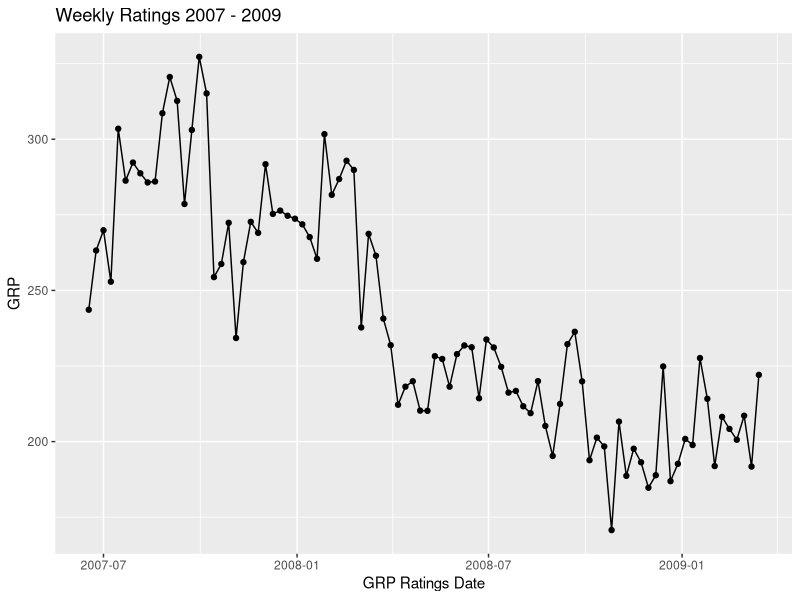
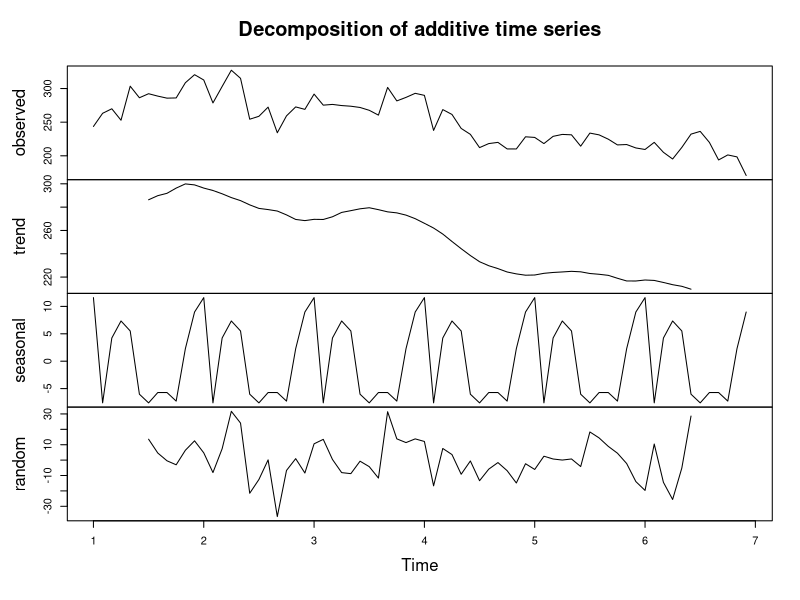
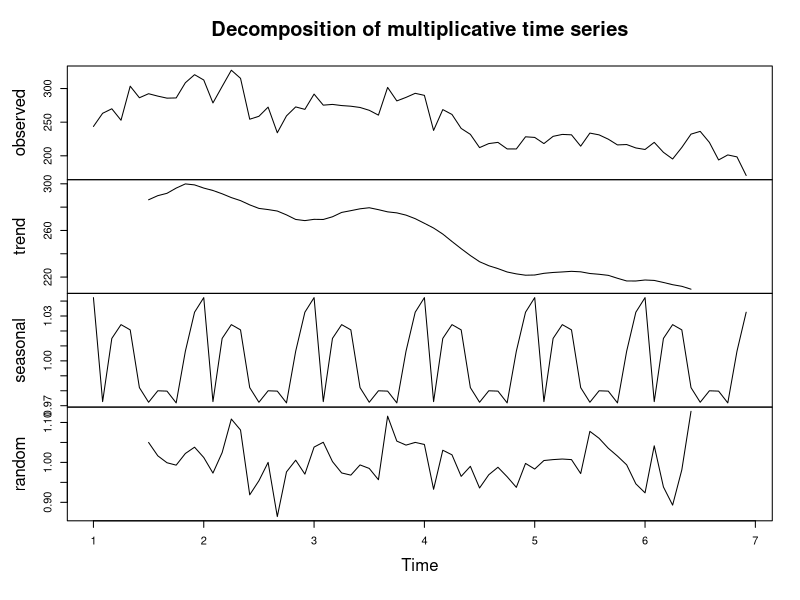
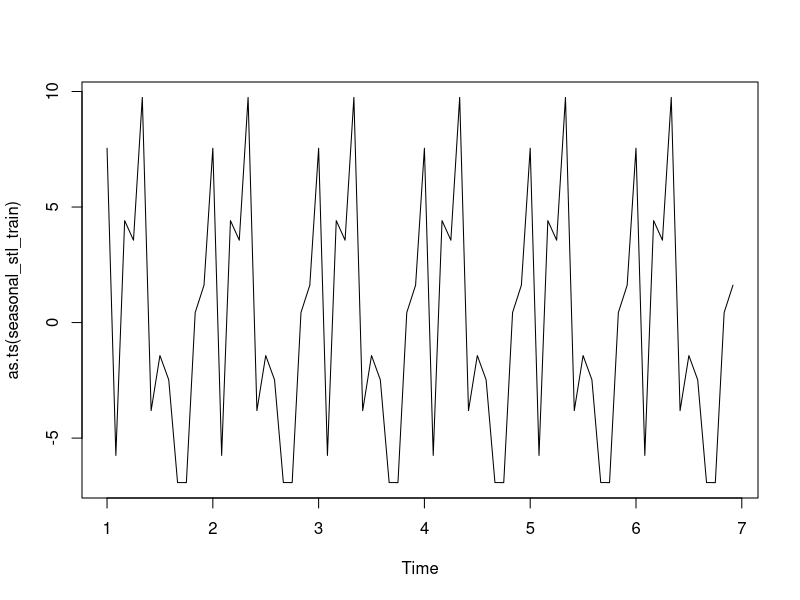
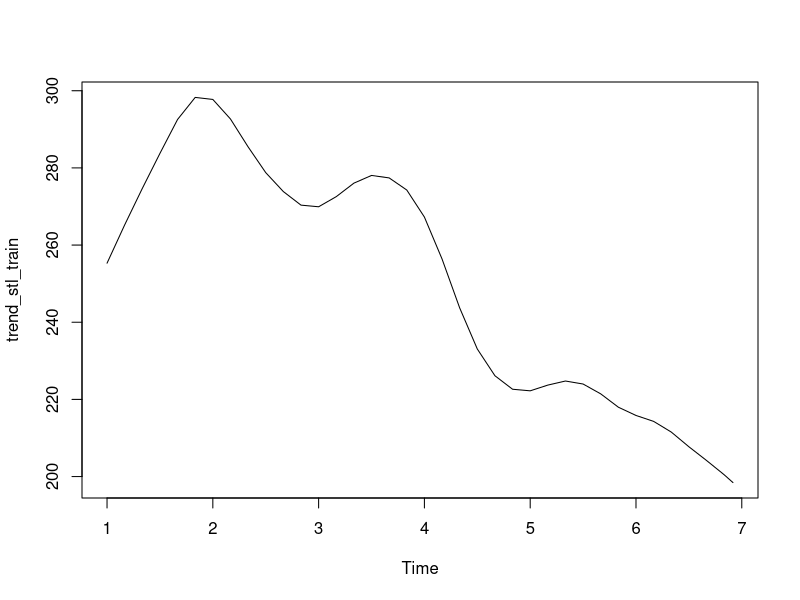
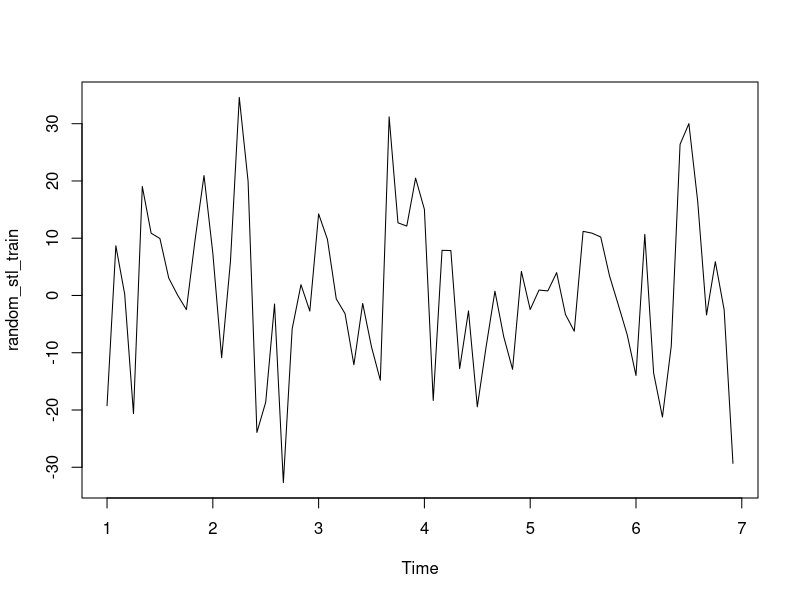
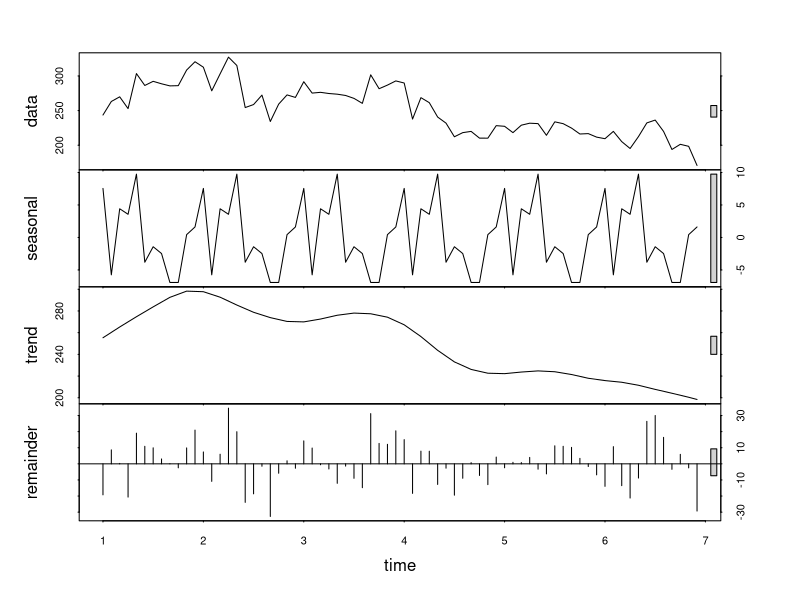

R code for these plots, in order:
## ---- chunk 1
library(ggplot2) 
library(forecast)

# Read CSV into R
setwd("/Users/davidleonardi/Projects/Indian_TV_Time_Series")
curDir <- getwd()
## ---- chunk 2
df <- read.csv(file="./data/ActualRatings_weeklyGRP.csv", header=TRUE, sep=",", stringsAsFactors=FALSE)

# remove extra column
df <- df[ , !(names(df) %in% c("X"))]

# convert string date to R POSIXct format
df$GRPRatingsDate <- as.POSIXct(as.Date(sapply(df$GRPRatingsDate, function(x) strsplit(x, " ")[[1]][1]), "%d-%B-%Y"))
## ---- chunk 3
ggplot(data=df, aes(x=GRPRatingsDate, y=GRP)) +
  geom_line()+
  geom_point()+
  labs(title="Weekly Ratings 2007 - 2009", y="GRP", x="GRP Ratings Date")
## ---- chunk 4
df_train <- df[which(df$GRPRatingsDate <= "2008-10-26"),]
df_test <- df[which(df$GRPRatingsDate > "2008-10-26"),]

head(df_train, 5)
head(df_test, 5)
## ---- chunk 5
timeseries_train = df_train$GRP

ts_train = ts(timeseries_train, frequency = 12)

decompose_train_additive = decompose(ts_train, "additive")
plot(decompose_train_additive)

decompose_train_multiplicative = decompose(ts_train, "multiplicative")
plot(decompose_train_multiplicative)
## ---- chunk 6
stl_train = stl(ts_train, "periodic")
seasonal_stl_train <- stl_train$time.series[,1]
trend_stl_train <- stl_train$time.series[,2]
random_stl_train <- stl_train$time.series[,3]

plot(as.ts(seasonal_stl_train))
plot(trend_stl_train)
plot(random_stl_train)
plot(stl_train)
